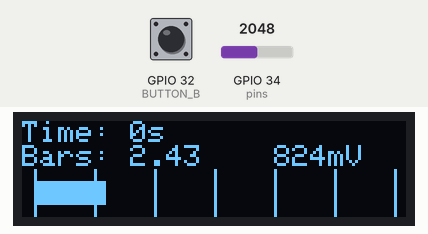
Simulated run of this sketch. Board: ESP32. Shown: 128×32 one-colour display. The test bench sets the inputs (shaded band); at power-on: GPIO 34 (pins) = 2048, GPIO 32 (BUTTON_B) HIGH (analog values on the 0–4095 scale). The display library's start-up logo is not drawn; nothing arrives over Bluetooth unless stated; what the sketch prints to the serial monitor is not drawn.

Above: at 2.3 s.
2.4 s: GPIO 34 (pins) set to 2866
At 3.7 s:
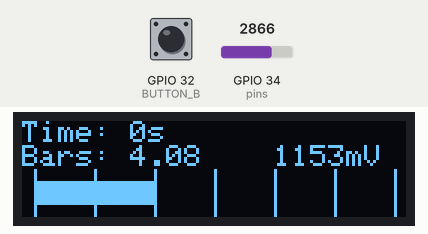
3.9 s: GPIO 32 (BUTTON_B) pulled LOW for 3.2 s
At 4.05 s:
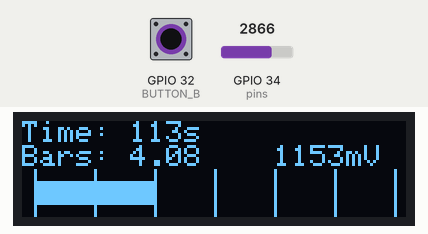
8.6 s: GPIO 32 (BUTTON_B) pulled LOW for 1 s
At 8.81 s:
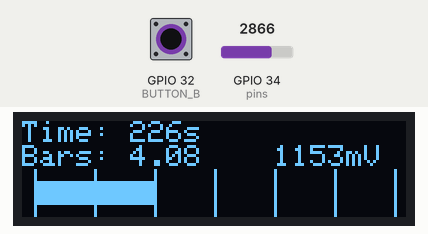
11.1 s: GPIO 34 (pins) set to 3603
At 12.49 s:
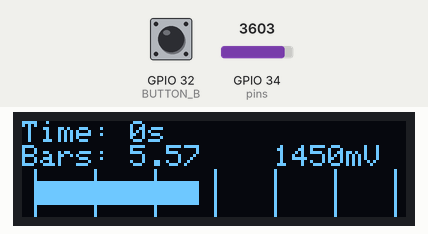
12.6 s: GPIO 34 (pins) set to 4095
At 14.9 s:
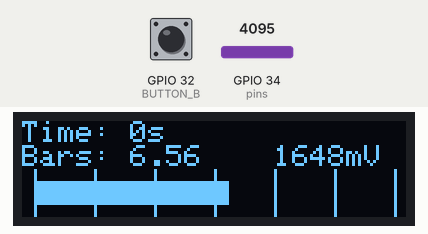

Measured:
- after the input at 2.4 s, the display: first changes at once (image 1 shows a later state)
- after the input at 3.9 s, the display: changes after 0.10 s (image 2)
- after the input at 8.6 s, the display: first changes at once (image 3 shows a later state)
- after the input at 11.1 s, the display: first changes at once (image 4 shows a later state)
- after the input at 12.6 s, the display: first changes after 0.12 s (image 5 shows a later state)

The sketch:

diy-decent-esp32.ino
```cpp
#include <SPI.h>
#include <Wire.h>
#include <Adafruit_GFX.h>
#include <Adafruit_SSD1306.h>
#include "driver/gpio.h"
#include "driver/adc.h"
#include "esp_adc_cal.h"
#include "BluetoothSerial.h"

Adafruit_SSD1306 display = Adafruit_SSD1306(128, 32, &Wire);

// OLED FeatherWing buttons map to different pins depending on board:
#define BUTTON_A 15
#define BUTTON_B 32
#define BUTTON_C 14


long lastMillis = 0;
long pressedTime = 0;
bool wasPressing;

int pressurePin = A2;
int pressureVoltage = 0;
float pressureBars = 0.0;

BluetoothSerial SerialBT;

void setup() {
  Serial.begin(115200);

  if(!SerialBT.begin("ESPresso")){
    Serial.println("An error occurred initializing Bluetooth");
  }
  Serial.println("The device started, now you can pair it with bluetooth!");

  delay(100);

  setupAnalogRead();
  setupDisplay();

}

void loop() {
  pressureVoltage = (pressureVoltage + analogRead_cal(34, ADC_ATTEN_DB_11, 22)) /2;
  pressureBars = barsFromMilliVolts(pressureVoltage);
  timmer();
  refreshDisplay();

  SerialBT.print("Pressure: ");
  SerialBT.println(pressureBars);

  delay(100);
  yield();
}
```

analog_read.ino
```cpp
/*
   ESP32 ADC multi readings

   All time ADC pins:
   ADC1_CH0,ADC1_CH03,ADC1_CH04
   ADC1_CH05,ADC1_CH06,ADC1_CH07

   Use only without WiFi:
   ADC2_CH0,ADC2_CH01,ADC2_CH02,ADC2_CH03
   ADC2_CH04,ADC2_CH05,ADC2_CH06
   ADC2_CH07,ADC2_CH08,ADC2_CH09

   Arduino espressif doc: https://goo.gl/NpUo3Z
   Espressif doc: https://goo.gl/hcUy5U
   GPIO: https://goo.gl/k8FGGD
*/

#include <esp_adc_cal.h>

// Command to see the REF_VOLTAGE: espefuse.py --port /dev/ttyUSB0 adc_info
// or dc2_vref_to_gpio(25)
#define REF_VOLTAGE 1128

byte pins[6] = {36, 39, 34, 35, 32, 33};

esp_adc_cal_characteristics_t *adc_chars = new esp_adc_cal_characteristics_t;


// ========= analogRead_cal =========
int analogRead_cal(uint8_t channel, adc_atten_t attenuation, uint8_t cycles) {
  adc1_channel_t channelNum;

  /*
     Set number of cycles per sample
     Default is 8 and seems to do well
     Range is 1 - 255
   * */
   analogSetCycles( cycles);

  /*
     Set number of samples in the range.
     Default is 1
     Range is 1 - 255
     This setting splits the range into
     "samples" pieces, which could look
     like the sensitivity has been multiplied
     that many times
   * */
  //analogSetSamples(uint8_t samples);

  switch (channel) {
    case (36):
      channelNum = ADC1_CHANNEL_0;
      break;

    case (39):
      channelNum = ADC1_CHANNEL_3;
      break;

    case (34):
      channelNum = ADC1_CHANNEL_6;
      break;

    case (35):
      channelNum = ADC1_CHANNEL_7;
      break;

    case (32):
      channelNum = ADC1_CHANNEL_4;
      break;

    case (33):
      channelNum = ADC1_CHANNEL_5;
      break;
  }

  adc1_config_channel_atten(channelNum, attenuation);
  return esp_adc_cal_raw_to_voltage(analogRead(channel), adc_chars);
}


// ========= SETUP =========
void setupAnalogRead() {
  // -- Fixed for the all adc1 ---
  // 4095 for 12-bits -> VDD_A / 4095 = 805uV  too jittery
  // 2048 for 11-bits -> 3.9 / 2048 = 1.9mV looks fine
  /*
     Set the resolution of analogRead return values. Default is 12 bits (range from 0 to 4096).
     If between 9 and 12, it will equal the set hardware resolution, else value will be shifted.
     Range is 1 - 16
  */
  analogReadResolution(11); // https://goo.gl/qwUx2d

  // Calibration function
  esp_adc_cal_value_t val_type =
    esp_adc_cal_characterize(ADC_UNIT_1, ADC_ATTEN_DB_11, ADC_WIDTH_BIT_11, REF_VOLTAGE, adc_chars);
}
```

display.ino
```cpp
void setupDisplay() {
  // SSD1306_SWITCHCAPVCC = generate display voltage from 3.3V internally
  display.begin(SSD1306_SWITCHCAPVCC, 0x3C); // Address 0x3C for 128x32

  Serial.println("OLED begun");

  // Show image buffer on the display hardware.
  // Since the buffer is intialized with an Adafruit splashscreen
  // internally, this will display the splashscreen.
  display.display();
  delay(1000);

  display.setTextSize(1);
  display.setTextColor(WHITE);
  display.clearDisplay();
  display.display();

  Serial.println("IO test");

  pinMode(BUTTON_A, INPUT_PULLUP);
  pinMode(BUTTON_B, INPUT_PULLUP);
  pinMode(BUTTON_C, INPUT_PULLUP);
}

void refreshDisplay() {
    pressedTime = millis() - lastMillis;

    display.clearDisplay();
    display.setCursor(0,0);
    display.print("Time: ");
    display.print(pressedTime);
    display.println("s");
    display.print("Bars: ");
    display.print(pressureBars);
    display.print("    ");
    display.print(pressureVoltage);
    display.println("mV");

    // 120 pixels for 12 bar. 10 pixels for 1 bar. 0.1 bar = 1 pixel
    int pixels = (pressureBars*10);
    display.fillRect(4, 20, pixels, 8, WHITE);
    display.drawFastVLine(4, 16, 16, WHITE);  // 0
    display.drawFastVLine(24, 16, 16, WHITE);  // 2
    display.drawFastVLine(44, 16, 16, WHITE); // 4
    display.drawFastVLine(64, 16, 16, WHITE); // 6
    display.drawFastVLine(84, 16, 16, WHITE); // 8
    display.drawFastVLine(104, 16, 16, WHITE); // 10
    display.drawFastVLine(124, 16, 16, WHITE); // 12
    display.display();
}


void printTime() {
    pressedTime = millis() - lastMillis;

    display.clearDisplay();
    display.setCursor(0,0);
    display.print("Time: ");
    display.print(pressedTime);
    display.fillRect(0, 20, pressedTime/10, 8, WHITE);
    display.drawFastVLine(0, 16, 16, WHITE);
    display.drawFastVLine(32, 16, 16, WHITE);
    display.drawFastVLine(64, 16, 16, WHITE);
    display.drawFastVLine(96, 16, 16, WHITE);
    display.drawFastVLine(127, 16, 16, WHITE);
    display.display();
}
```

pressure.ino
```cpp
float barsFromMilliVolts(int milliVolts) {
  if (milliVolts < 340) {
    return 0;
  }

  return (float)(milliVolts-340)/199.4371;
}
```

timmer.ino
```cpp
void timmer() {
  long now = millis();

  if(digitalRead(BUTTON_B)) { // button pressed
    lastMillis = now;
  }

  pressedTime = now - lastMillis;
}
```
